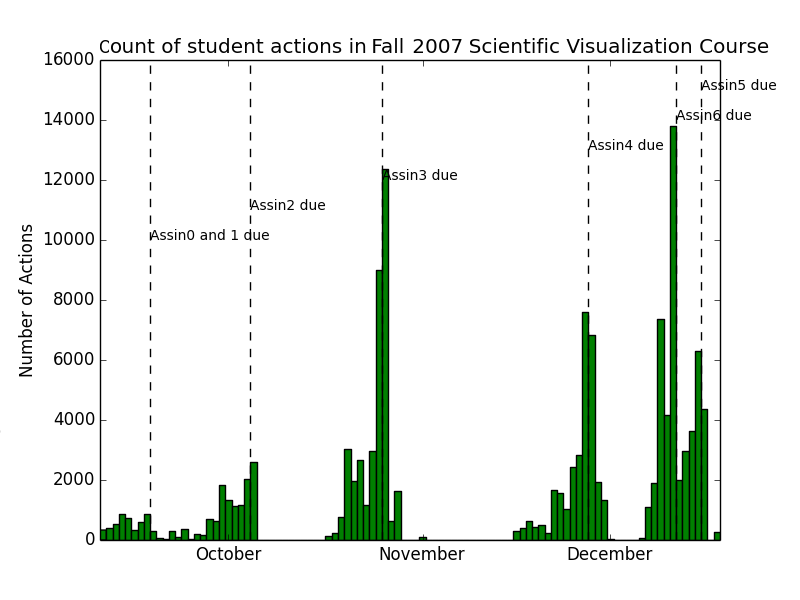

Python code for this plot:
import matplotlib.pyplot as plt
import datetime as dt
import pandas as pd
import matplotlib.dates as date
from matplotlib.dates import date2num, MonthLocator, DateFormatter

# Checking the dat file
arr_check = []
actions = open('actions-fall-2007.dat','r')
for x in actions:
    arr_check.append(x)
del arr_check[0]

# Converting Calendar time into Days for plotting
arr_day = []
for x in arr_check:
    val1 = dt.datetime.strptime(x.strip(),'%Y-%m-%d %H:%M:%S') # Formatting
    val2 = date.date2num(val1)
    arr_day.append(val2)
# Finding the number of bins present; allocating it to 'slot1'
val1 = max(arr_day)-min(arr_day)
slot1 = int(val1)+1

# Formatting & Plotting the values in a Histogram
start = date.date2num(dt.datetime.strptime('2007-09-10 12:00:00','%Y-%m-%d %H:%M:%S'))
end = date.date2num(dt.datetime.strptime('2007-12-18 12:00:00','%Y-%m-%d %H:%M:%S'))
plt.hist(arr_day, bins = slot1, color = 'g', range = (start ,end )) # Defining Histogram Attributes
plt.gca().xaxis.set_major_locator(MonthLocator())
plt.gca().xaxis.set_major_formatter(DateFormatter('%B'))
plt.ylabel('Number of Actions')
plt.title('Count of student actions in Fall 2007 Scientific Visualization Course')

# Plotting the values of the Due Date in the output
arr_due = ['2007-09-18 12:00:00', '2007-10-04 12:00:00', '2007-10-25 12:00:00', '2007-11-27 12:00:00', '2007-12-11 12:00:00','2007-12-15 12:00:00']
arr_due_time = []
for x in arr_due:
    arr_due_time.append(dt.datetime.strptime(x, "%Y-%m-%d %H:%M:%S"))
labels = ['Assin0 and 1 due', 'Assin2 due', 'Assin3 due', 'Assin4 due', 'Assin6 due', 'Assin5 due']
for i in range(0, 6):
    plt.text(arr_due_time[i],10000 + 1000*i,labels[i],rotation=0, size='small')
plt.vlines(date2num(arr_due_time), 0, 16000, color = 'k',linestyle = 'dashed' )
plt.savefig("Problem2.png")

# Answer 1 : I selected my bins by slotting them on a 24-hour basis (between 12:00 - 12:00) as the duetime for every assignment is 12:00.
# Answer 2 : Assignments 3, 5, 6 seem to have a lot of activities going-on; I assume they might have been either tough / complex / or needed more activities to complete. 
# Answer 3 : I find that there are more late submissions for Assignments 3, 4 & 6.